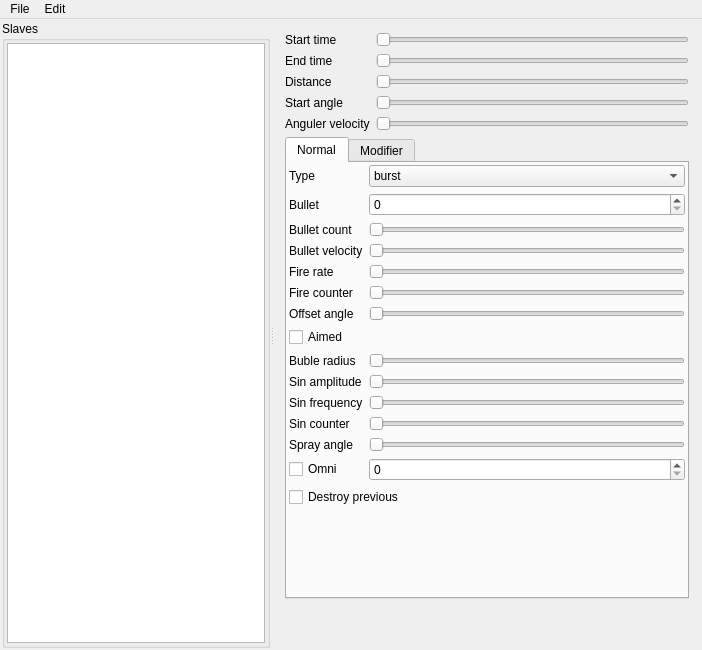
<?xml version="1.0" encoding="UTF-8"?>
<ui version="4.0">
 <class>EditorWindow</class>
 <widget class="QMainWindow" name="EditorWindow">
  <property name="geometry">
   <rect>
    <x>0</x>
    <y>0</y>
    <width>702</width>
    <height>650</height>
   </rect>
  </property>
  <property name="windowTitle">
   <string>Danmaku editor</string>
  </property>
  <widget class="QWidget" name="centralWidget">
   <layout class="QHBoxLayout" name="horizontalLayout">
    <property name="spacing">
     <number>2</number>
    </property>
    <property name="leftMargin">
     <number>2</number>
    </property>
    <property name="topMargin">
     <number>2</number>
    </property>
    <property name="rightMargin">
     <number>2</number>
    </property>
    <property name="bottomMargin">
     <number>2</number>
    </property>
    <item>
     <widget class="QSplitter" name="splitter">
      <property name="orientation">
       <enum>Qt::Horizontal</enum>
      </property>
      <widget class="QGroupBox" name="groupBox">
       <property name="title">
        <string>Slaves</string>
       </property>
       <layout class="QVBoxLayout" name="verticalLayout">
        <property name="leftMargin">
         <number>2</number>
        </property>
        <property name="topMargin">
         <number>2</number>
        </property>
        <property name="rightMargin">
         <number>2</number>
        </property>
        <property name="bottomMargin">
         <number>2</number>
        </property>
        <item>
         <widget class="QListWidget" name="listWidget">
          <property name="tabKeyNavigation">
           <bool>true</bool>
          </property>
          <property name="alternatingRowColors">
           <bool>true</bool>
          </property>
         </widget>
        </item>
       </layout>
      </widget>
      <widget class="QWidget" name="layoutWidget">
       <layout class="QVBoxLayout" name="verticalLayout_4">
        <item>
         <layout class="QGridLayout" name="gridLayout">
          <item row="0" column="0">
           <widget class="QLabel" name="label_4">
            <property name="text">
             <string>Start time</string>
            </property>
           </widget>
          </item>
          <item row="0" column="1">
           <widget class="QSlider" name="startTimeSlider">
            <property name="orientation">
             <enum>Qt::Horizontal</enum>
            </property>
           </widget>
          </item>
          <item row="1" column="0">
           <widget class="QLabel" name="label_5">
            <property name="text">
             <string>End time</string>
            </property>
           </widget>
          </item>
          <item row="1" column="1">
           <widget class="QSlider" name="endTimeSlider">
            <property name="orientation">
             <enum>Qt::Horizontal</enum>
            </property>
           </widget>
          </item>
          <item row="2" column="0">
           <widget class="QLabel" name="label">
            <property name="text">
             <string>Distance</string>
            </property>
           </widget>
          </item>
          <item row="2" column="1">
           <widget class="QSlider" name="distanceSlider">
            <property name="orientation">
             <enum>Qt::Horizontal</enum>
            </property>
           </widget>
          </item>
          <item row="3" column="0">
           <widget class="QLabel" name="label_2">
            <property name="text">
             <string>Start angle</string>
            </property>
           </widget>
          </item>
          <item row="3" column="1">
           <widget class="QSlider" name="startAngleSlider">
            <property name="orientation">
             <enum>Qt::Horizontal</enum>
            </property>
           </widget>
          </item>
          <item row="4" column="0">
           <widget class="QLabel" name="label_3">
            <property name="text">
             <string>Anguler velocity</string>
            </property>
           </widget>
          </item>
          <item row="4" column="1">
           <widget class="QSlider" name="angulerVelocitySlider">
            <property name="orientation">
             <enum>Qt::Horizontal</enum>
            </property>
           </widget>
          </item>
         </layout>
        </item>
        <item>
         <widget class="QTabWidget" name="tabWidget">
          <property name="minimumSize">
           <size>
            <width>400</width>
            <height>0</height>
           </size>
          </property>
          <property name="currentIndex">
           <number>0</number>
          </property>
          <widget class="QWidget" name="normalTab">
           <attribute name="title">
            <string>Normal</string>
           </attribute>
           <layout class="QVBoxLayout" name="verticalLayout_2">
            <property name="spacing">
             <number>2</number>
            </property>
            <property name="leftMargin">
             <number>2</number>
            </property>
            <property name="topMargin">
             <number>2</number>
            </property>
            <property name="rightMargin">
             <number>2</number>
            </property>
            <property name="bottomMargin">
             <number>2</number>
            </property>
            <item>
             <layout class="QGridLayout" name="gridLayout_2">
              <item row="0" column="0">
               <widget class="QLabel" name="label_6">
                <property name="text">
                 <string>Type</string>
                </property>
               </widget>
              </item>
              <item row="0" column="1">
               <widget class="QComboBox" name="nTypeCombo">
                <item>
                 <property name="text">
                  <string>burst</string>
                 </property>
                </item>
                <item>
                 <property name="text">
                  <string>stream</string>
                 </property>
                </item>
                <item>
                 <property name="text">
                  <string>tristream</string>
                 </property>
                </item>
                <item>
                 <property name="text">
                  <string>mirror</string>
                 </property>
                </item>
                <item>
                 <property name="text">
                  <string>buble</string>
                 </property>
                </item>
                <item>
                 <property name="text">
                  <string>sinwave</string>
                 </property>
                </item>
                <item>
                 <property name="text">
                  <string>spray</string>
                 </property>
                </item>
               </widget>
              </item>
              <item row="1" column="0">
               <widget class="QLabel" name="label_7">
                <property name="text">
                 <string>Bullet</string>
                </property>
               </widget>
              </item>
              <item row="1" column="1">
               <widget class="QSpinBox" name="nBulletSpinbox"/>
              </item>
              <item row="2" column="0">
               <widget class="QLabel" name="label_11">
                <property name="text">
                 <string>Bullet count</string>
                </property>
               </widget>
              </item>
              <item row="2" column="1">
               <widget class="QSlider" name="nBulletCount">
                <property name="orientation">
                 <enum>Qt::Horizontal</enum>
                </property>
               </widget>
              </item>
              <item row="3" column="0">
               <widget class="QLabel" name="label_12">
                <property name="text">
                 <string>Bullet velocity</string>
                </property>
               </widget>
              </item>
              <item row="3" column="1">
               <widget class="QSlider" name="nBulletVelocity">
                <property name="orientation">
                 <enum>Qt::Horizontal</enum>
                </property>
               </widget>
              </item>
              <item row="4" column="0">
               <widget class="QLabel" name="label_9">
                <property name="text">
                 <string>Fire rate</string>
                </property>
               </widget>
              </item>
              <item row="4" column="1">
               <widget class="QSlider" name="nFireRate">
                <property name="orientation">
                 <enum>Qt::Horizontal</enum>
                </property>
               </widget>
              </item>
              <item row="5" column="0">
               <widget class="QLabel" name="label_10">
                <property name="text">
                 <string>Fire counter</string>
                </property>
               </widget>
              </item>
              <item row="5" column="1">
               <widget class="QSlider" name="nFireCounter">
                <property name="orientation">
                 <enum>Qt::Horizontal</enum>
                </property>
               </widget>
              </item>
              <item row="6" column="0">
               <widget class="QLabel" name="label_8">
                <property name="text">
                 <string>Offset angle</string>
                </property>
               </widget>
              </item>
              <item row="6" column="1">
               <widget class="QSlider" name="nOffsetAngle">
                <property name="orientation">
                 <enum>Qt::Horizontal</enum>
                </property>
               </widget>
              </item>
              <item row="7" column="0">
               <widget class="QCheckBox" name="nDirected">
                <property name="text">
                 <string>Aimed</string>
                </property>
               </widget>
              </item>
              <item row="8" column="0">
               <widget class="QLabel" name="label_13">
                <property name="text">
                 <string>Buble radius</string>
                </property>
               </widget>
              </item>
              <item row="8" column="1">
               <widget class="QSlider" name="nBubleRadius">
                <property name="orientation">
                 <enum>Qt::Horizontal</enum>
                </property>
               </widget>
              </item>
              <item row="9" column="0">
               <widget class="QLabel" name="label_14">
                <property name="text">
                 <string>Sin amplitude</string>
                </property>
               </widget>
              </item>
              <item row="9" column="1">
               <widget class="QSlider" name="nSinA">
                <property name="orientation">
                 <enum>Qt::Horizontal</enum>
                </property>
               </widget>
              </item>
              <item row="10" column="0">
               <widget class="QLabel" name="label_16">
                <property name="text">
                 <string>Sin frequency</string>
                </property>
               </widget>
              </item>
              <item row="10" column="1">
               <widget class="QSlider" name="nSinW">
                <property name="orientation">
                 <enum>Qt::Horizontal</enum>
                </property>
               </widget>
              </item>
              <item row="11" column="0">
               <widget class="QLabel" name="label_15">
                <property name="text">
                 <string>Sin counter</string>
                </property>
               </widget>
              </item>
              <item row="11" column="1">
               <widget class="QSlider" name="nSinCounter">
                <property name="orientation">
                 <enum>Qt::Horizontal</enum>
                </property>
               </widget>
              </item>
              <item row="12" column="0">
               <widget class="QLabel" name="label_17">
                <property name="text">
                 <string>Spray angle</string>
                </property>
               </widget>
              </item>
              <item row="12" column="1">
               <widget class="QSlider" name="nSprayAngle">
                <property name="orientation">
                 <enum>Qt::Horizontal</enum>
                </property>
               </widget>
              </item>
              <item row="13" column="0">
               <widget class="QCheckBox" name="nOmni">
                <property name="text">
                 <string>Omni</string>
                </property>
               </widget>
              </item>
              <item row="13" column="1">
               <widget class="QSpinBox" name="nOmniSpinbox"/>
              </item>
              <item row="14" column="0" colspan="2">
               <widget class="QCheckBox" name="nOmniDestroy">
                <property name="text">
                 <string>Destroy previous</string>
                </property>
               </widget>
              </item>
             </layout>
            </item>
            <item>
             <spacer name="verticalSpacer_2">
              <property name="orientation">
               <enum>Qt::Vertical</enum>
              </property>
              <property name="sizeHint" stdset="0">
               <size>
                <width>20</width>
                <height>9</height>
               </size>
              </property>
             </spacer>
            </item>
           </layout>
          </widget>
          <widget class="QWidget" name="modTab">
           <attribute name="title">
            <string>Modifier</string>
           </attribute>
           <layout class="QVBoxLayout" name="verticalLayout_3">
            <property name="spacing">
             <number>2</number>
            </property>
            <property name="leftMargin">
             <number>2</number>
            </property>
            <property name="topMargin">
             <number>2</number>
            </property>
            <property name="rightMargin">
             <number>2</number>
            </property>
            <property name="bottomMargin">
             <number>2</number>
            </property>
            <item>
             <layout class="QGridLayout" name="gridLayout_3">
              <item row="1" column="0">
               <widget class="QLabel" name="label_19">
                <property name="text">
                 <string>Type</string>
                </property>
               </widget>
              </item>
              <item row="2" column="0">
               <widget class="QLabel" name="label_18">
                <property name="text">
                 <string>Affected bullets</string>
                </property>
               </widget>
              </item>
              <item row="1" column="1">
               <widget class="QComboBox" name="mType">
                <item>
                 <property name="text">
                  <string>friction</string>
                 </property>
                </item>
                <item>
                 <property name="text">
                  <string>turn</string>
                 </property>
                </item>
                <item>
                 <property name="text">
                  <string>gravity</string>
                 </property>
                </item>
               </widget>
              </item>
              <item row="2" column="1">
               <widget class="QSpinBox" name="mBullet"/>
              </item>
              <item row="3" column="0">
               <widget class="QLabel" name="label_20">
                <property name="text">
                 <string>Amount</string>
                </property>
               </widget>
              </item>
              <item row="3" column="1">
               <widget class="QSlider" name="mAmount">
                <property name="orientation">
                 <enum>Qt::Horizontal</enum>
                </property>
               </widget>
              </item>
              <item row="0" column="0">
               <widget class="QCheckBox" name="modifierBox">
                <property name="text">
                 <string>Modifier</string>
                </property>
               </widget>
              </item>
             </layout>
            </item>
            <item>
             <spacer name="verticalSpacer">
              <property name="orientation">
               <enum>Qt::Vertical</enum>
              </property>
              <property name="sizeHint" stdset="0">
               <size>
                <width>20</width>
                <height>333</height>
               </size>
              </property>
             </spacer>
            </item>
           </layout>
          </widget>
         </widget>
        </item>
        <item>
         <spacer name="verticalSpacer_3">
          <property name="orientation">
           <enum>Qt::Vertical</enum>
          </property>
          <property name="sizeHint" stdset="0">
           <size>
            <width>20</width>
            <height>40</height>
           </size>
          </property>
         </spacer>
        </item>
       </layout>
      </widget>
     </widget>
    </item>
   </layout>
  </widget>
  <widget class="QMenuBar" name="menuBar">
   <property name="geometry">
    <rect>
     <x>0</x>
     <y>0</y>
     <width>702</width>
     <height>21</height>
    </rect>
   </property>
   <widget class="QMenu" name="menuFile">
    <property name="title">
     <string>File</string>
    </property>
    <addaction name="actionNew"/>
    <addaction name="actionOpen"/>
   </widget>
   <widget class="QMenu" name="menuEdit">
    <property name="title">
     <string>Edit</string>
    </property>
    <addaction name="actionUndo"/>
    <addaction name="actionRedo"/>
    <addaction name="actionAdd_Slave"/>
    <addaction name="actionRemove_Slave"/>
   </widget>
   <addaction name="menuFile"/>
   <addaction name="menuEdit"/>
  </widget>
  <action name="actionOpen">
   <property name="text">
    <string>Open</string>
   </property>
   <property name="shortcut">
    <string>Ctrl+O</string>
   </property>
  </action>
  <action name="actionNew">
   <property name="text">
    <string>New</string>
   </property>
   <property name="shortcut">
    <string>Ctrl+N</string>
   </property>
  </action>
  <action name="actionUndo">
   <property name="text">
    <string>Undo</string>
   </property>
   <property name="shortcut">
    <string>Ctrl+Z</string>
   </property>
  </action>
  <action name="actionRedo">
   <property name="text">
    <string>Redo</string>
   </property>
   <property name="shortcut">
    <string>Ctrl+Y</string>
   </property>
  </action>
  <action name="actionAdd_Slave">
   <property name="text">
    <string>Add Slave</string>
   </property>
   <property name="shortcut">
    <string>Ctrl+T</string>
   </property>
  </action>
  <action name="actionRemove_Slave">
   <property name="text">
    <string>Remove Slave</string>
   </property>
   <property name="shortcut">
    <string>Del</string>
   </property>
  </action>
 </widget>
 <layoutdefault spacing="6" margin="11"/>
 <resources/>
 <connections/>
</ui>
